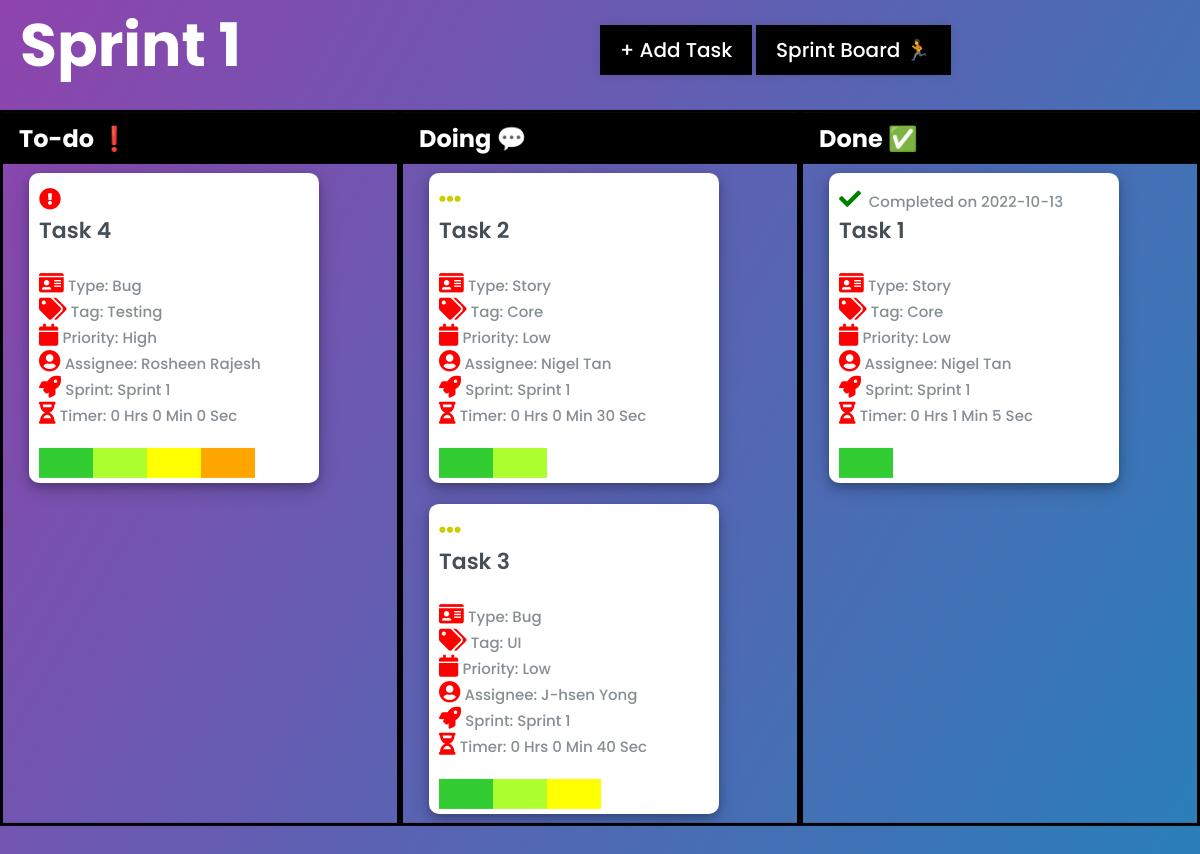
The app's page /kanban/3 with its own data.
### tables this page shows
CREATE TABLE "Sprint" (
	"sprint_id"	INTEGER NOT NULL UNIQUE,
	"sprint_name"	TEXT,
	"sprint_start"	TEXT,
	"sprint_end"	TEXT,
	"sprint_status"	TEXT,
	PRIMARY KEY("sprint_id" AUTOINCREMENT)
);

CREATE TABLE "card" (
	"card_id"	INTEGER NOT NULL UNIQUE,
	"card_name"	TEXT NOT NULL,
	"card_tag"	TEXT,
	"card_priority"	TEXT,
	"card_storypoint"	TEXT,
	"card_description"	TEXT,
	"card_status"	TEXT,
	"card_start"	TEXT,
	"card_stop"	TEXT,
	"card_elapsed"	BLOB,
	"list_id"	INTEGER,
	"user_username"	TEXT,
	"sprint_id"	INTEGER,
	"card_type"	INTEGER,
	"card_timer"	BLOB DEFAULT 0,
	PRIMARY KEY("card_id" AUTOINCREMENT),
	FOREIGN KEY("user_username") REFERENCES "User"("user_username") ON DELETE SET NULL,
	FOREIGN KEY("list_id") REFERENCES "List"("list_id") ON DELETE SET NULL,
	FOREIGN KEY("sprint_id") REFERENCES "Sprint"("sprint_id") ON DELETE SET NULL
);

### app.py (the view)
@app.route('/kanban/<int:id>', methods=['GET', 'POST'])
def kanban(id):
    sprints = appDb.all_sprint()
    for sprint in sprints:
        if sprint[0] == id:
            sprint_name = sprint[1]
    tasks = appDb.all_cards()
    if request.method == "POST":
        task_id = request.form.get("add_task")
        appDb.update_card("sprint_id", id, task_id)
        return redirect(f"/kanban/{id}")
    else:
        return render_template('kanban.html', tasks=tasks, id=id, sprint_name=sprint_name, sprints=sprints)

### templates/kanban.html (shortened to what this page needs)
{% extends "base.html" %}
{% block head %}
<link rel="stylesheet" href="https://use.fontawesome.com/releases/v5.15.4/css/all.css"/>
{% endblock %}
{%block body %}
<div class="kanban_page">
    <h1>{{sprint_name}}</h1>
     <div class="todo-container" >
        <div class="status">
            <h2>To-do &#10071</h2>
            {% for task in tasks %}
            {% if task[6] == "To do" and task[12] == id %}
            <div class="miniature_card">
                <div class="front_facing">
                    {% if task[6] == "To do" %}
                        <div><i class="fa fa-exclamation-circle" style="color:red; margin-top: 5px;"></i></div>
                    {% elif task[6] == "Doing" %}
                        <div><i class="fa fa-ellipsis-h" style="color: 	#CCCC00; margin-top: 5px;"></i></div>
                    {% else %}
                        <div><i class="fa fa-check" style="color:green; margin-top: 5px;"></i></div>
                    {% endif %}
                    <div class="card_text">
                        <h3 class="name">{{task[1]}}</h3>
                        <br>
                    </div>
                    <div class="tag_type_priority">
                        <i class="fa fa-id-card"></i>
                        <span class="quote2">Type: {{task[13]}}</span>
                        <br>
                        <i class="fa fa-tags"></i>
                        <span class="quote2">Tag: {{task[2]}}</span>
                        <br>
                        <i class="fa fa-calendar"></i>
                        <span class="quote2">Priority: {{task[3]}}</span>
                        <br>
                        <i class="fa fa-user-circle"></i>
                        <span class="quote2">Assignee: {{task[11]}}</span>
                        <br>
                        <i class="fa fa-rocket"></i>
                        {% if task[12] == None %}
                            <span class="quote2">Sprint: None</span>
                        {% else %}
                            {% for sprint in sprints %}
                                {% if task[12] == sprint[0] %}
                                    <span class="quote2">Sprint: {{sprint[1]}}</span>
                                {% endif %}
                            {% endfor %}
                        {% endif %}
                        <br>
                        <i class="fa fa-hourglass-half"></i>
                        {% if task[14] == 0 %}
                            <span class="quote2">Timer: 0 Hrs 0 Min 0 Sec</span>
                        {% else %}
                            {% set time = task[14]|int() %}
                            {% set time = time - 662400 %}
                            <span class="quote2">Timer: {{time // 3600}} Hrs {{(time // 60) - (60*(time // 3600))}} Min {{time % 60}} Sec</span>
                        {% endif %}
                        <br>
                        <div class="line">
                            {% if task[4] == "1" %}
                                <span class="color-1"></span>
                            {% elif task[4] == "2" %}
                                <span class="color-1"></span>
                                <span class="color-2"></span>
                            {% elif task[4] == "3" %}
                                <span class="color-1"></span>
                                <span class="color-2"></span>
                                <span class="color-3"></span>
                            {% elif task[4] == "4" %}
                                <span class="color-1"></span>
                                <span class="color-2"></span>
                                <span class="color-3"></span>
                                <span class="color-4"></span>
                            {% else %}
                                <span class="color-1"></span>
                                <span class="color-2"></span>
                                <span class="color-3"></span>
                                <span class="color-4"></span>
                                <span class="color-5"></span>
                            {% endif %}
                        </div>
                    </div>
                </div>
            </div>
            {% endif %}
            {% endfor %}
        </div>
        <div class="status">
            <h2>Doing &#128172</h2>
            {% for task in tasks %}
            {% if task[6] == "Doing" and task[12] == id %}
            <div class="miniature_card">
                <div class="front_facing">
                    {% if task[6] == "To do" %}
                        <div><i class="fa fa-exclamation-circle" style="color:red; margin-top: 5px;"></i></div>
                    {% elif task[6] == "Doing" %}
                        <div><i class="fa fa-ellipsis-h" style="color: 	#CCCC00; margin-top: 5px;"></i></div>
                    {% else %}
                        <div><i class="fa fa-check" style="color:green; margin-top: 5px;"></i></div>
                    {% endif %}
                    <div class="card_text">
                        <h3 class="name">{{task[1]}}</h3>
                        <br>
                    </div>
                    <div class="tag_type_priority">
                        <i class="fa fa-id-card"></i>
                        <span class="quote2">Type: {{task[13]}}</span>
                        <br>
                        <i class="fa fa-tags"></i>
                        <span class="quote2">Tag: {{task[2]}}</span>
                        <br>
                        <i class="fa fa-calendar"></i>
                        <span class="quote2">Priority: {{task[3]}}</span>
                        <br>
                        <i class="fa fa-user-circle"></i>
                        <span class="quote2">Assignee: {{task[11]}}</span>
                        <br>
                        <i class="fa fa-rocket"></i>
                        {% if task[12] == None %}
                            <span class="quote2">Sprint: None</span>
                        {% else %}
                            {% for sprint in sprints %}
                                {% if task[12] == sprint[0] %}
                                    <span class="quote2">Sprint: {{sprint[1]}}</span>
                                {% endif %}
                            {% endfor %}
                        {% endif %}
                        <br>
                        <i class="fa fa-hourglass-half"></i>
                        {% if task[14] == 0 %}
                            <span class="quote2">Timer: 0 Hrs 0 Min 0 Sec</span>
                        {% else %}
                            {% set time = task[14]|int() %}
                            {% set time = time - 662400 %}
                            <span class="quote2">Timer: {{time // 3600}} Hrs {{(time // 60) - (60*(time // 3600))}} Min {{time % 60}} Sec</span>
                        {% endif %}
                        <br>
                        <div class="line">
                            {% if task[4] == "1" %}
                                <span class="color-1"></span>
                            {% elif task[4] == "2" %}
                                <span class="color-1"></span>
                                <span class="color-2"></span>
                            {% elif task[4] == "3" %}
                                <span class="color-1"></span>
                                <span class="color-2"></span>
                                <span class="color-3"></span>
                            {% elif task[4] == "4" %}
                                <span class="color-1"></span>
                                <span class="color-2"></span>
                                <span class="color-3"></span>
                                <span class="color-4"></span>
                            {% else %}
                                <span class="color-1"></span>
                                <span class="color-2"></span>
                                <span class="color-3"></span>
                                <span class="color-4"></span>
                                <span class="color-5"></span>
                            {% endif %}
                        </div>
                    </div>
                </div>
            </div>
            {% endif %}
            {% endfor %}
        </div>
        <div class="status">
            <h2>Done &#9989</h2>
            {% for task in tasks %}
            {% if task[6] == "Done" and task[12] == id %}
            <div class="miniature_card">
                <div class="front_facing">
                    {% if task[6] == "To do" %}
                        <div><i class="fa fa-exclamation-circle" style="color:red; margin-top: 5px;"></i></div>
                    {% elif task[6] == "Doing" %}
                        <div><i class="fa fa-ellipsis-h" style="color: 	#CCCC00; margin-top: 5px;"></i></div>
                    {% else %}
                    <div><i class="fa fa-check" style="color:green; margin-top: 5px;"></i><span class="quote2">&nbsp;&nbsp;Completed on {{task[9]}}</span></div>
                    {% endif %}
                    <div class="card_text">
                        <h3 class="name">{{task[1]}}</h3>
                        <br>
                    </div>
                    <div class="tag_type_priority">
                        <i class="fa fa-id-card"></i>
                        <span class="quote2">Type: {{task[13]}}</span>
                        <br>
                        <i class="fa fa-tags"></i>
                        <span class="quote2">Tag: {{task[2]}}</span>
                        <br>
                        <i class="fa fa-calendar"></i>
                        <span class="quote2">Priority: {{task[3]}}</span>
                        <br>
                        <i class="fa fa-user-circle"></i>
                        <span class="quote2">Assignee: {{task[11]}}</span>
                        <br>
                        <i class="fa fa-rocket"></i>
                        {% if task[12] == None %}
                            <span class="quote2">Sprint: None</span>
                        {% else %}
                            {% for sprint in sprints %}
                                {% if task[12] == sprint[0] %}
                                    <span class="quote2">Sprint: {{sprint[1]}}</span>
                                {% endif %}
                            {% endfor %}
                        {% endif %}
                        <br>
                        <i class="fa fa-hourglass-half"></i>
                        {% if task[14] == 0 %}
                            <span class="quote2">Timer: 0 Hrs 0 Min 0 Sec</span>
                        {% else %}
                            {% set time = task[14]|int() %}
                            {% set time = time - 662400 %}
                            <span class="quote2">Timer: {{time // 3600}} Hrs {{(time // 60) - (60*(time // 3600))}} Min {{time % 60}} Sec</span>
                        {% endif %}
                        <br>
                        <div class="line">
                            {% if task[4] == "1" %}
                                <span class="color-1"></span>
                            {% elif task[4] == "2" %}
                                <span class="color-1"></span>
                                <span class="color-2"></span>
                            {% elif task[4] == "3" %}
                                <span class="color-1"></span>
                                <span class="color-2"></span>
                                <span class="color-3"></span>
                            {% elif task[4] == "4" %}
                                <span class="color-1"></span>
                                <span class="color-2"></span>
                                <span class="color-3"></span>
                                <span class="color-4"></span>
                            {% else %}
                                <span class="color-1"></span>
                                <span class="color-2"></span>
                                <span class="color-3"></span>
                                <span class="color-4"></span>
                                <span class="color-5"></span>
                            {% endif %}
                        </div>
                    </div>
                </div>
            </div>
            {% endif %}
            {% endfor %}
    </div>
</div>
<div class="return_button">
    <a href="http://127.0.0.1:5000/sprint-board">Sprint Board &#127939</a>
</div>
<label for="add_task_check" class="show_add_task_btn2">+ Add Task</label>
{% endblock %}

### records on screen
Sprint: sprint_name "Sprint 1"
card: card_status "To do" (drawn), card_name "Task 4", card_type "Bug", card_tag "Testing", card_priority "High", user_username "Rosheen Rajesh", card_timer "Timer: 0 Hrs 0 Min 0 Sec", card_storypoint "4" (drawn)
card: card_status "Doing" (drawn), card_name "Task 2", card_type "Story", card_tag "Core", card_priority "Low", user_username "Nigel Tan", time "0", value "0", time "30", card_storypoint "2" (drawn)
card: card_status "Doing" (drawn), card_name "Task 3", card_type "Bug", card_tag "UI", card_priority "Low", user_username "J-hsen Yong", time "0", value "0", time "40", card_storypoint "3" (drawn)
card: card_elapsed "2022-10-13", card_name "Task 1", card_type "Story", card_tag "Core", card_priority "Low", user_username "Nigel Tan", time "0", value "1", time "5", card_storypoint "1" (drawn)
